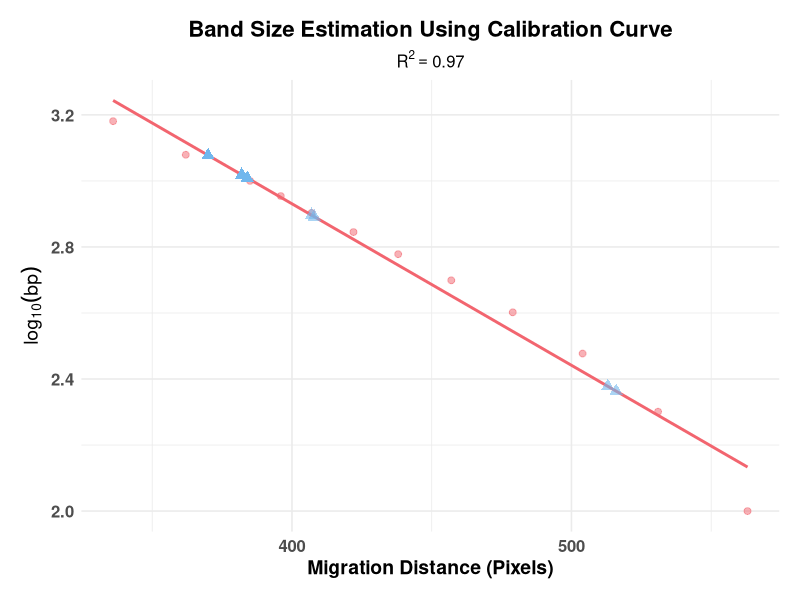
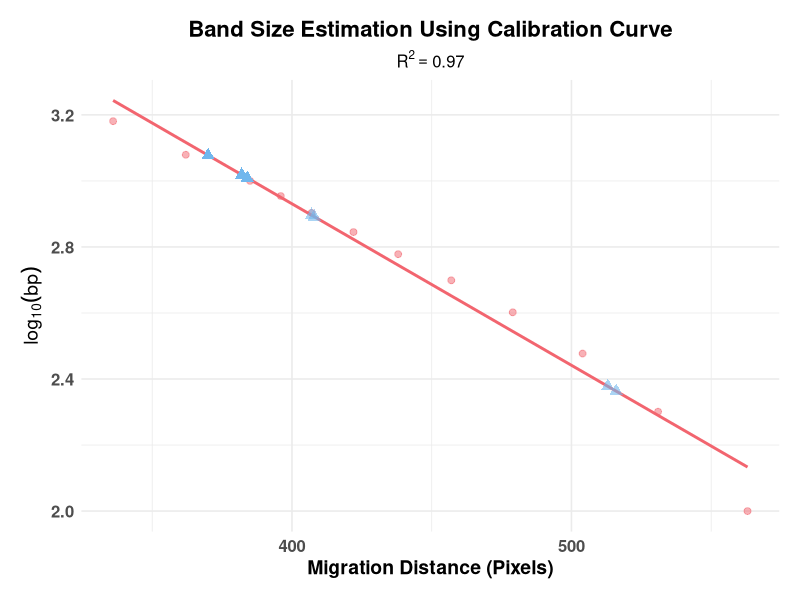

These figures' R source, in order:
# =========================
# Gel Analysis
# =========================

library(ggplot2)
library(dplyr)

# -----------------------------
# 1. Input data
# -----------------------------
data <- read.csv("gel_data.csv", header = TRUE)

# -----------------------------
# 2. Extract ladder
# -----------------------------
ladder <- data %>%
  filter(grepl("marker", band)) %>%
  mutate(
    bp = as.numeric(gsub("marker_", "", band)),
    distance = Pixcel
  ) %>%
  select(bp, distance)

# -----------------------------
# 3. Fit standard curve
# log10(bp) ~ distance
# -----------------------------
fit <- lm(log10(bp) ~ distance, data = ladder)

# R
(r_squared <- summary(fit)$r.squared)

# -----------------------------
# 4. Extract sample bands
# -----------------------------
sample_bands <- data %>%
  filter(!grepl("marker", band)) %>%
  filter(Pixcel > 0) %>%
  mutate(
    distance = Pixcel,
    sample = band
  ) %>%
  select(sample, distance)

# -----------------------------
# 5. Predict fragment size
# -----------------------------
(sample_bands <- sample_bands %>%
  mutate(
    sample_name = c("S3", "S5_1", "S5_2", "S6", "S7_1", "S7_2", "S8"), 
    bp_est = round(10^(predict(fit, newdata = .)))
  ))
write.csv(sample_bands, "bands_data.csv")
# Desired Result:
# lane_1_1: 1124 bp
# lane_4_1: 1023 bp
# lane_6_1: 1023 bp

# -----------------------------
# 6. Plot calibration
# -----------------------------
ladder_plot_df <- ladder %>%
  mutate(log10_bp = log10(bp))

(p_calibration <- ggplot() +
  geom_point(
    data = ladder_plot_df,
    aes(x = distance, y = log10_bp),
    color = "#f2656f",
    size = 2,
    alpha = 0.5
  ) +
  geom_smooth(
    data = ladder_plot_df,
    aes(x = distance, y = log10_bp),
    method = "lm",
    se = FALSE,
    color = "#f2656f",
  ) +
  geom_point(
    data = sample_bands[sample_bands$distance < 390,],
    aes(x = distance, y = log10(bp_est)),
    color = "#71b7ed",
    size = 3,
    shape = 17
  ) +
  geom_point(
    data = sample_bands[sample_bands$distance >= 390,],
    aes(x = distance, y = log10(bp_est)),
    color = "#71b7ed",
    size = 3,
    shape = 17,
    alpha = 0.6
  ) +
  labs(
    title = "Band Size Estimation Using Calibration Curve",
    subtitle = expression(R^2 == 0.97),
    x = "Migration Distance (Pixels)",
    y = expression(log[10](bp))
  ) +
  theme_minimal(base_size = 12) +
  theme(
    plot.title = element_text(face = "bold", hjust = 0.5, size = 16),
    plot.subtitle = element_text(face = "bold", hjust = 0.5),
    plot.margin = margin(15, 15, 15, 15),
    axis.title = element_text(face = "bold", size = 14),
    axis.text = element_text(face = "bold", size = 12),
    legend.position = "right",
    legend.text = element_text(face = "bold", size = 12),
    legend.title = element_text(face = "bold", size = 14),
    legend.key.size = unit(0.5, "cm"),
    strip.background = element_rect(color = NA),
    strip.text = element_text(face = "bold")
  )
)

ggsave("Fig/calibration.png", p_calibration, width = 6, height = 4, dpi = 300)
